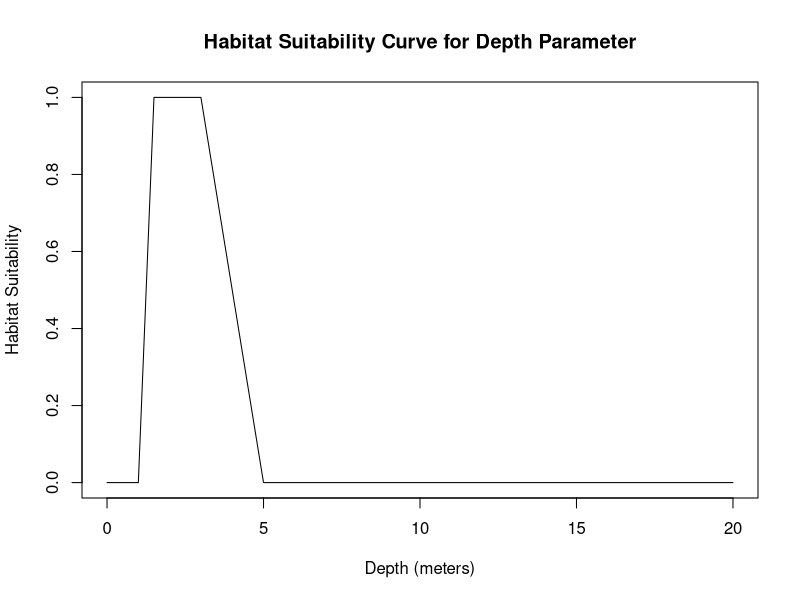
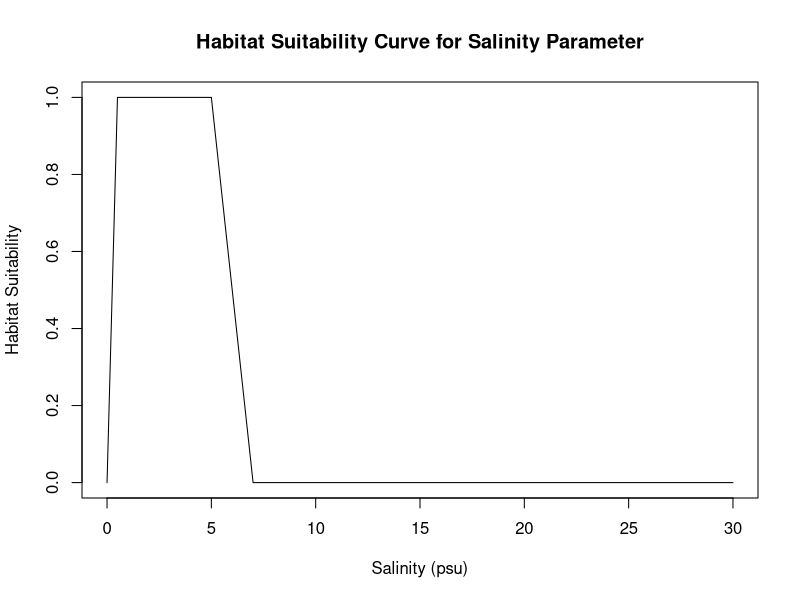
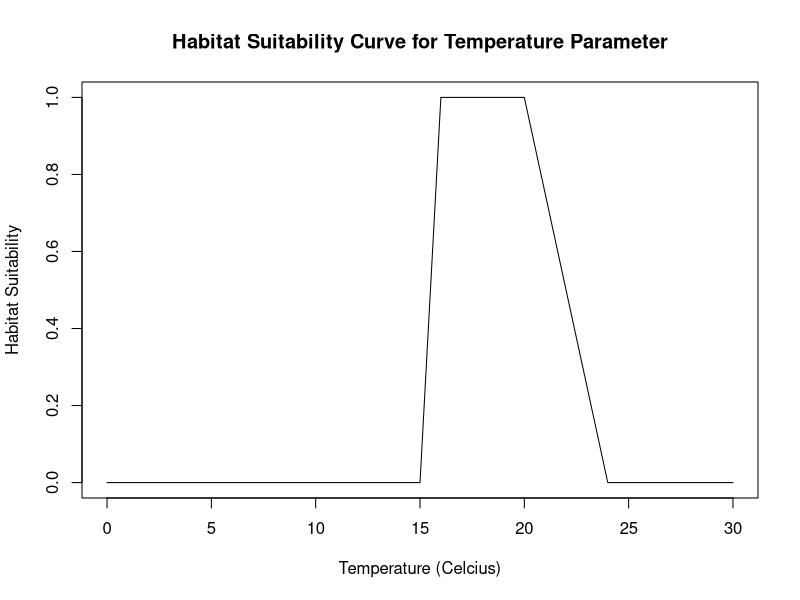
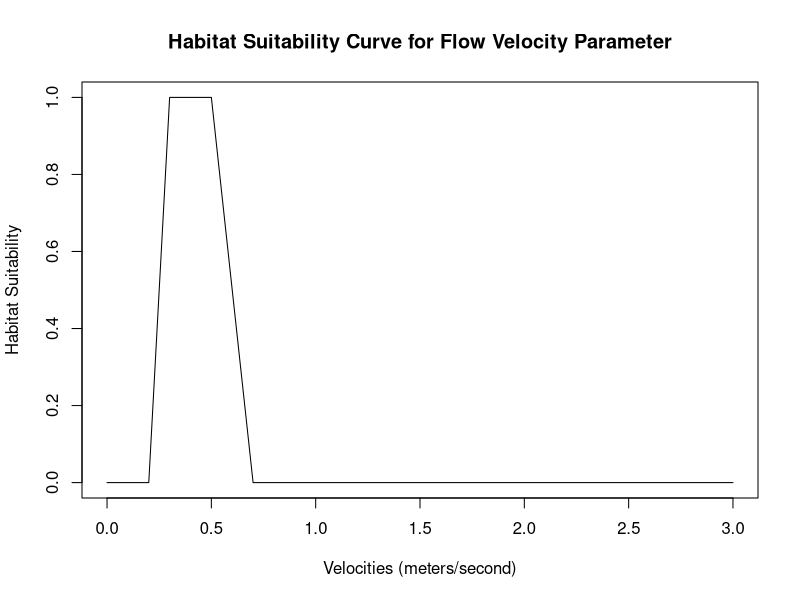
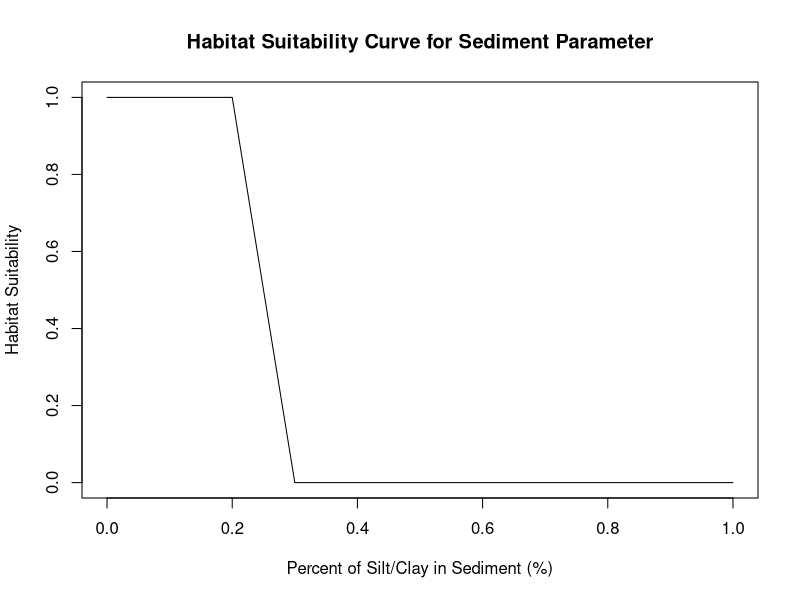

Write the R code that produced these figures, in order.
## ---- chunk 1
#depth_range <- c(0.305,0.61)#in meters
depth <- (0.305+1)/2 #average between min & max
depth_suitability_curve <- function(depth) {
  # Define the optimal range for depth
  optimal_depth_range <- c(1.5, 3) # meters

  # Define the lower and upper thresholds for depth
  lower_threshold <- 1 # meters
  upper_threshold <- 5 # meters

  # Compute the habitat suitability score based on depth
  if (depth < lower_threshold | depth > upper_threshold) {
    suitability_score <- 0
  } else if (depth >= optimal_depth_range[1] & depth <= optimal_depth_range[2]) {
    suitability_score <- 1
  } else if (depth < optimal_depth_range[1]) {
    suitability_score <- (depth - lower_threshold) / (optimal_depth_range[1] - lower_threshold)
  } else if (depth > optimal_depth_range[2]) {
    suitability_score <- (upper_threshold - depth) / (upper_threshold - optimal_depth_range[2])
  }

  return(suitability_score)
}
plot_depth_suitability_curve <- function() {
  # Define the range of depths to plot
  depths <- seq(0, 20, by = 0.01)

  # Compute the habitat suitability score for each depth value
  suitability_scores <- sapply(depths, depth_suitability_curve)

  # Plot the suitability scores as a curve
  plot(depths, suitability_scores, type = "l", xlab = "Depth (meters)", ylab = "Habitat Suitability", ylim=c(0,1),
       main = "Habitat Suitability Curve for Depth Parameter")
}
plot_depth_suitability_curve()
## ---- chunk 2
#optimal Salinity range from 0.0psu-0.5psu
Salinity <- (0.5+5)/2 #average between min & max
salinity_suitability_curve <- function(Salinity,optimal_salinity_range) {
  # Define the optimal range for Salinity
  optimal_salinity_range <- c(0.5, 5) #psu

  # Define the lower and upper thresholds for Salinity
  lower_threshold <- 0 # psu
  upper_threshold <- 7 # psu

  # Compute the habitat suitability score based on Salinity
  if (Salinity < lower_threshold | Salinity > upper_threshold) {
    suitability_score <- 0
  } else if (Salinity >= optimal_salinity_range[1] & Salinity <= optimal_salinity_range[2]) {
    suitability_score <- 1
  } else if (Salinity < optimal_salinity_range[1]) {
    suitability_score <- (Salinity - lower_threshold) / (optimal_salinity_range[1] - lower_threshold)
  } else if (Salinity > optimal_salinity_range[2]) {
    suitability_score <- (upper_threshold - Salinity) / (upper_threshold - optimal_salinity_range[2])
  }

  return(suitability_score)
}
plot_salinity_suitability_curve <- function() {
  # Define the range of Salinities to plot
  Salinities <- seq(0, 30, by = 0.01)

  # Compute the habitat suitability score for each depth value
  suitability_scores <- sapply(Salinities, salinity_suitability_curve)

  # Plot the suitability scores as a curve
  plot(Salinities, suitability_scores, type = "l", xlab = "Salinity (psu)", ylab = "Habitat Suitability", ylim=c(0,1),
       main = "Habitat Suitability Curve for Salinity Parameter")
}
plot_salinity_suitability_curve()
## ---- chunk 3
#optimal temperature range from 0.0psu-0.5psu
temperature <- (6+15)/2 #average between min & max
temperature_suitability_curve <- function(temperature,optimal_temp_range) {
  # Define the optimal range for temperature
  optimal_temp_range <- c(16,20) #celcius

  # Define the lower and upper thresholds for temperature
  lower_threshold <- 15 # psu
  upper_threshold <- 24 # psu

  # Compute the habitat suitability score based on temperature
  if (temperature < lower_threshold | temperature > upper_threshold) {
    suitability_score <- 0
  } else if (temperature >= optimal_temp_range[1] & temperature <= optimal_temp_range[2]) {
    suitability_score <- 1
  } else if (temperature < optimal_temp_range[1]) {
    suitability_score <- (temperature - lower_threshold) / (optimal_temp_range[1] - lower_threshold)
  } else if (temperature > optimal_temp_range[2]) {
    suitability_score <- (upper_threshold - temperature) / (upper_threshold - optimal_temp_range[2])
  }

  return(suitability_score)
}
plot_temperature_suitability_curve <- function() {
  # Define the range of temperature to plot
  temps <- seq(0, 30, by = 0.01)

  # Compute the habitat suitability score for each depth value
  suitability_scores <- sapply(temps, temperature_suitability_curve)

  # Plot the suitability scores as a curve
  plot(temps, suitability_scores, type = "l", xlab = "Temperature (Celcius)", ylab = "Habitat Suitability", ylim=c(0,1),
       main = "Habitat Suitability Curve for Temperature Parameter")
}
plot_temperature_suitability_curve()
## ---- chunk 4
#depth_range <- c(0.305,0.61)#in meters
flow_velocity <- (0.3-0.5)/2 #average between min & max
flow_velocity_suitability <- function(flow_velocity) {
  # Define the optimal range for depth
  optimal_velocity_range <- c(0.3, 0.5) # meters/second

  # Define the lower and upper thresholds for depth
  lower_threshold <- 0.2 # meters/second
  upper_threshold <- 0.7 # meters/second

  # Compute the habitat suitability score based on depth
  if (flow_velocity < lower_threshold | flow_velocity > upper_threshold) {
    suitability_score <- 0
  } else if (flow_velocity >= optimal_velocity_range[1] & flow_velocity <= optimal_velocity_range[2]) {
    suitability_score <- 1
  } else if (flow_velocity < optimal_velocity_range[1]) {
    suitability_score <- (flow_velocity - lower_threshold) / (optimal_velocity_range[1] - lower_threshold)
  } else if (flow_velocity > optimal_velocity_range[2]) {
    suitability_score <- (upper_threshold - flow_velocity) / (upper_threshold - optimal_velocity_range[2])
  }

  return(suitability_score)
}
plot_Velocity_suitability_curve <- function() {
  # Define the range of depths to plot
  velocities <- seq(0,3, by = 0.01)

  # Compute the habitat suitability score for each depth value
  suitability_scores <- sapply(velocities, flow_velocity_suitability)

  # Plot the suitability scores as a curve
  plot(velocities, suitability_scores, type = "l", xlab = "Velocities (meters/second)", ylab = "Habitat Suitability", ylim=c(0,1),
       main = "Habitat Suitability Curve for Flow Velocity Parameter")
}
plot_Velocity_suitability_curve()
## ---- chunk 5
#depth_range <- c(0.305,0.61)#in meters
SiltClay_per <- (0-0.2)/2 #average between min & max
siltclay_suitability <- function(SiltClay_per) {
  # Define the optimal range for depth
  optimal_siltclay_range <- c(0, 0.2) # percent

  # Define the lower and upper thresholds for silt clay percentage
  lower_threshold <- 0 # meters/second
  upper_threshold <- 0.3 # meters/second

  # Compute the habitat suitability score based on depth
  if (SiltClay_per < lower_threshold | SiltClay_per > upper_threshold) {
    suitability_score <- 0
  } else if (SiltClay_per >= optimal_siltclay_range[1] & SiltClay_per <= optimal_siltclay_range[2]) {
    suitability_score <- 1
  } else if (SiltClay_per < optimal_siltclay_range[1]) {
    suitability_score <- (SiltClay_per - lower_threshold) / (optimal_siltclay_range[1] - lower_threshold)
  } else if (SiltClay_per > optimal_siltclay_range[2]) {
    suitability_score <- (upper_threshold - SiltClay_per) / (upper_threshold - optimal_siltclay_range[2])
  }

  return(suitability_score)
}
plot_SiltClay_suitability_curve <- function() {
  # Define the range of depths to plot
  siltclay_percentile <- seq(0,1, by = 0.01)

  # Compute the habitat suitability score for each depth value
  suitability_scores <- sapply(siltclay_percentile, siltclay_suitability)

  # Plot the suitability scores as a curve
  plot(siltclay_percentile, suitability_scores, type = "l", xlab = "Percent of Silt/Clay in Sediment (%)", ylab = "Habitat Suitability", ylim=c(0,1),
       main = "Habitat Suitability Curve for Sediment Parameter")
}
plot_SiltClay_suitability_curve()
